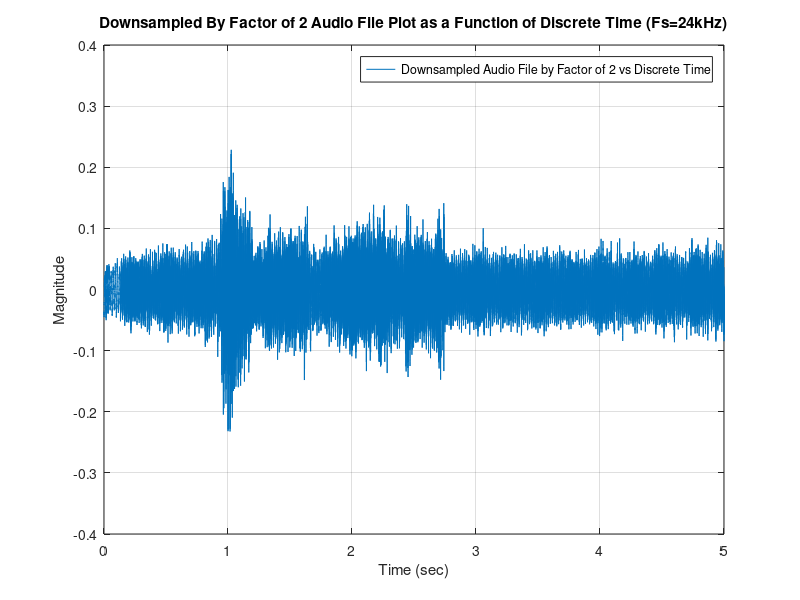

Reproduce this figure in MATLAB.
load('ecen455_lab1_sound.mat')  % y is the audio clip vector
transposed_y = transpose(y) ;
N = 2 ;
downsample_factor = 1/N ;
fs = 48000 * downsample_factor; % downsampled sampling frequency (Hz) 
%sound(y, fs) ; % original sound at fs sounds twice as slow as original
%% Downsampling (In Time Domain)
downsampled_result = transposed_y(1 : N : length(transposed_y)) ; % taking every Nth sample
%% Plot Time Domain Downsampled Result (and Sound)
x_time_domain = linspace(0, 5, length(downsampled_result)) ; 
%subplot(4,1,1)
%plot(x_time_domain, downsampled_result) 
%title('Signal In Time Domain (Fs=24kHz)'); xlabel('Time (sec)'); ylabel('Magnitude'); grid on
%% FFT and IFFT 
fft_result = fft(downsampled_result) ; % fft
ifft_result = ifft(fft_result) ;  % ifft of fft
%% Plot Frequency Domain Upsampled Result
x_freq_domain = linspace(0, fs, length(fft_result)) ;
%subplot(4,1,2)
freq_magnitudes = abs(fft_result) ; % this is the absolute result; derived from fft_result
%plot(x_freq_domain,freq_magnitudes)
%title('Signal In Frequncy Domain (Fs=24kHz)'); xlabel('Frequency (Hz)'); ylabel('Magnitude')
%xlim([0, fs]) ; grid on
%% Low Pass Filter Application % apply to cut the frequency
low_pass_filter = ones(1, length(x_freq_domain)) ; % low pass filter
low_passed_frequencies = fft_result .* low_pass_filter ; % applying low pass filter
%subplot(4,1,3)
%plot(x_freq_domain, abs(low_passed_frequencies))
%title('Lowpassed Signal In Frequncy Domain (Fs=24kHz)'); xlabel('Frequency (Hz)'); ylabel('Magnitude')
%xlim([0,fs]); grid on
%% Low Passed Signal to Time Domain
lp_time_domain_signal = real(ifft(low_passed_frequencies)) ; % plot real part
%subplot(4,1,4)
%plot(x_time_domain, lp_time_domain_signal)
%title('Low Passed Signal In Time Domain (Fs=24kHz)'); xlabel('Time (sec)'); ylabel('Magnitude')
%title("Downsampled By Factor of 2 Audio File Plot as a Function of Discrete Time")
%legend("Downsampled Audio File vs Discrete Time"); grid on
%% Playing Upsampled Sound and Comparison
sound(lp_time_domain_signal,fs)
% the signal plays back at the same speed as the original but the audio
% signal is slightly reduced in quality
%% Plot of the Downsampled Signal
figure(1)
plot(x_time_domain, lp_time_domain_signal)
title("Downsampled By Factor of 2 Audio File Plot as a Function of Discrete Time (Fs=24kHz)"); 
xlabel('Time (sec)'); ylabel('Magnitude')
legend("Downsampled Audio File by Factor of 2 vs Discrete Time") ; grid on
%% Original Signal
% the signal from exercise 1, compare to that 
%% Process
% fft : converts signal from time domain into frequency domain
% have a discrete signal ->FFT ->frequency domain ->LPF ->apply IFFT (time domain) 
% FFT -> IFFT